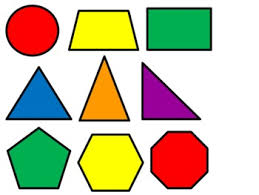
#> input picture image.jpg, 259 x 195 px
$ python conv.py
#> lines starting #> are read from the running program, lines starting #| are printed output that depends on the picture; after the words box and inside, x2 and y2 are one past the last pixel; in counts of white or black regions, pixels touching at a corner belong together
import cv2
import numpy as np
img = cv2.imread('image.jpg')  #read image from system
#> img is the input picture: shape (195, 259, 3); mean B, G, R 163.5, 193.2, 201.6
gray = cv2.cvtColor(img,cv2.COLOR_BGR2GRAY)  #Convert to grayscale image
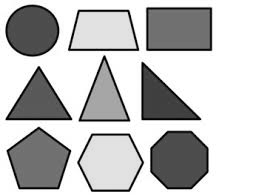
#> gray: shape (195, 259); min 0, max 255, mean 192.3
edged = cv2.Canny(gray, 170, 255)            #Determine edges of objects in an image
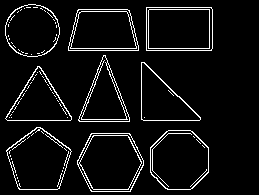
#> edged: shape (195, 259); 6.1% white in thin lines or dots, all inside (x1, y1, x2, y2) = (5, 4, 213, 192)
ret,thresh = cv2.threshold(gray,240,255,cv2.THRESH_BINARY)
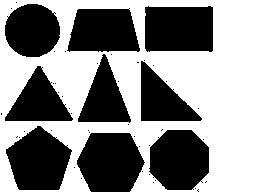
#> thresh: shape (195, 259); 54.5% white; 49 black regions (40 under 20 px)
(contours,_) = cv2.findContours(edged,cv2.RETR_EXTERNAL,cv2.CHAIN_APPROX_SIMPLE) #Find contours in an image
#> contours = 9 contours; largest, box (x1, y1, x2, y2) and area: (77, 133, 144, 192) 3084, (150, 130, 209, 190) 2853, (6, 127, 72, 190) 2853, (146, 7, 213, 51) 2835, (68, 9, 139, 51) 2514
def detectShape(c):          #Function to determine type of polygon on basis of number of sides
       shape = 'unknown'
       peri=cv2.arcLength(cnt,True)
       vertices = cv2.approxPolyDP(cnt, 0.02 * peri, True)
       return vertices
print("""
$x
$h
G92 X0Y0Z0
G01 X50Y-200F10000
G92 X0Y0Z0
G90
""")
for cnt in contours:
    shape=detectShape(cnt)
    for i in range(len(shape)):
        print("G01 X%dY%dF1000"%(shape[i][0][0]/4,shape[i][0][1]/4))
        if i ==0:
            print("G01 Z-22F1000")
    print("G01 X%dY%dF1000"%(shape[0][0][0]/4,shape[0][0][1]/4))
    print("G01 Z0F1000")
    print("\n")
#> this loop made 9 passes
#> (peri in detectShape, vertices in detectShape) on passes 4 to 8: (200.8, [[5, 118], [71, 116], [37, 66]]), (200.6, [[141, 62], [141, 119], [200, 119]]), (204.7, [[103, 55], [78, 120], [129, 121]]), (210.3, [[77, 10], [68, 50], [138, 50], [129, 10]]), (216.8, [[146, 7], [146, 50], [211, 50], [211, 7]])
#> (shape, peri in detectShape) on passes 1, 2, 3, 9: ('unknown', 215.8), ('unknown', 195.3), ('unknown', 211.8), ('unknown', 176.9)
#> (printed output is left out)
print("""
G01 X0Y0F1000
G01 Z0F1000
""")
